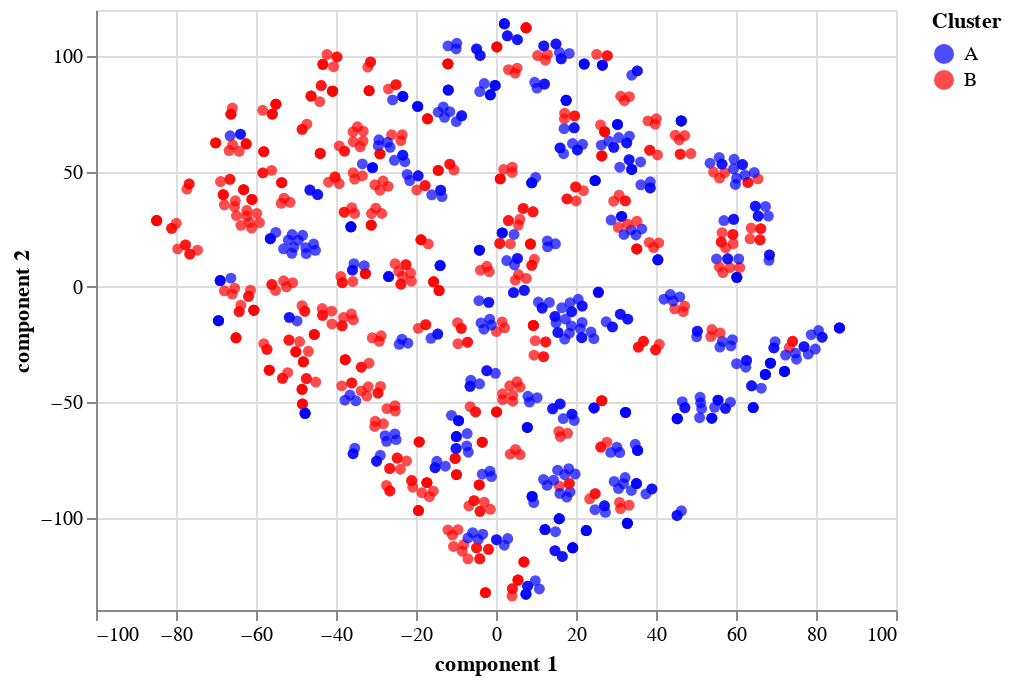

Notebook source saved alongside this figure:
### Code cell
# t-SNE on heart dataset

df = pd.read_csv("heart.csv") 
df
initial_list = df.to_numpy()

selected_columns = df[df.columns[0:12]]

new_df = selected_columns.copy()

list = new_df.to_numpy()

list_embedded = TSNE(n_components=2, learning_rate='auto',
                   init='random').fit_transform(list)

a= pd.DataFrame(data = list_embedded
             , columns = ['component 1', 'component 2'])
 
embedded_df = a.reset_index().merge(df.reset_index(), left_index=True, right_index=True, how='left')

Label_for_color = ['A','B']
color_for_label = ['blue', 'red']

alt.Chart(embedded_df).mark_point(filled=True).encode(
           x = 'component 1',
           y = 'component 2',
           color=alt.Color('Cluster', scale=alt.
                    Scale(domain=Label_for_color, range=color_for_label)),
           tooltip = [
               alt.Tooltip('Cluster')
              ]).interactive()

### Figure 1 — Vega-Lite specification as saved in the notebook (floating-point values rounded to 4 significant figures; data arrays with more than 128 entries replaced by an {"elided": "..."} marker saying what was removed)
{"config": {"view": {"continuousWidth": 400, "continuousHeight": 300}}, "data": {"name": "data-4007085a47f508e8606fb30860169815"}, "mark": {"type": "point", "filled": true}, "encoding": {"color": {"field": "Cluster", "scale": {"domain": ["A", "B"], "range": ["blue", "red"]}, "type": "nominal"}, "tooltip": [{"field": "Cluster", "type": "nominal"}], "x": {"field": "component 1", "type": "quantitative"}, "y": {"field": "component 2", "type": "quantitative"}}, "selection": {"selector001": {"type": "interval", "bind": "scales", "encodings": ["x", "y"]}}, "$schema": "https://vega.github.io/schema/vega-lite/v4.17.0.json", "datasets": {"data-4007085a47f508e8606fb30860169815": {"elided": "1025 records"}}}
